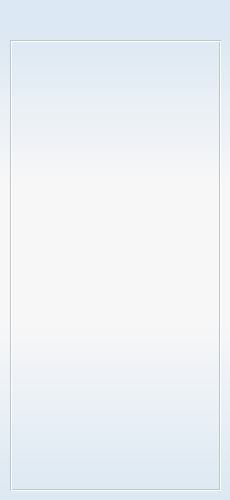
<?xml version="1.0" encoding="UTF-8"?>
<ui version="4.0">
 <class>SelezioneGeo</class>
 <widget class="QMainWindow" name="SelezioneGeo">
  <property name="geometry">
   <rect>
    <x>0</x>
    <y>0</y>
    <width>230</width>
    <height>500</height>
   </rect>
  </property>
  <property name="minimumSize">
   <size>
    <width>230</width>
    <height>500</height>
   </size>
  </property>
  <property name="maximumSize">
   <size>
    <width>230</width>
    <height>500</height>
   </size>
  </property>
  <property name="windowTitle">
   <string>Territori Selezionati</string>
  </property>
  <property name="windowIcon">
   <iconset resource="stile_albero.qrc">
    <normaloff>:/resources/icon.png</normaloff>:/resources/icon.png</iconset>
  </property>
  <widget class="QWidget" name="centralWidget">
   <property name="styleSheet">
    <string notr="true">QWidget{
background-color:rgba(255,255,255,0);
}
QWidget#centralWidget{
background-color: qlineargradient(spread:pad, x1:0, y1:1, x2:0, y2:0, stop:0 rgba(220, 232, 243, 255), stop:0.35545 rgba(247, 247, 247, 255), stop:0.635071 rgba(247, 247, 247, 255), stop:0.933649 rgba(220, 232, 243, 255));
}
QToolTip {
     border: 1px solid rgb(188, 189, 207);
     padding: 0.1px;
    border-radius:1px;
	color: rgb(188, 189, 207);
	background-color: rgb(255, 255, 255);
   background-origin:padding-box;
     opacity: 100;
 }</string>
   </property>
   <widget class="QPushButton" name="plusNodes">
    <property name="geometry">
     <rect>
      <x>10</x>
      <y>10</y>
      <width>31</width>
      <height>29</height>
     </rect>
    </property>
    <property name="font">
     <font>
      <family>Arial</family>
     </font>
    </property>
    <property name="focusPolicy">
     <enum>Qt::NoFocus</enum>
    </property>
    <property name="toolTip">
     <string>esplodi nodi</string>
    </property>
    <property name="styleSheet">
     <string notr="true">QPushButton {
     border: 1px groove rgba(255,255,255,0);
     border-radius: 5px;
	background-color: rgba(255, 255, 255,0);
	
	image: url(:/resources/ptree.png);

 }

 QPushButton:hover {
     border: 1px outset rgb(188, 189, 207);
border-radius:3px;
	background-color: rgba(255, 255, 255, 0);

 } 
QPushButton:pressed {
     border: 3px inset rgb(188, 189, 207);
	border-radius:3px;
 } </string>
    </property>
    <property name="text">
     <string/>
    </property>
   </widget>
   <widget class="QListWidget" name="selection_list">
    <property name="geometry">
     <rect>
      <x>10</x>
      <y>40</y>
      <width>211</width>
      <height>451</height>
     </rect>
    </property>
    <property name="font">
     <font>
      <family>Arial</family>
      <pointsize>11</pointsize>
     </font>
    </property>
    <property name="focusPolicy">
     <enum>Qt::NoFocus</enum>
    </property>
    <property name="styleSheet">
     <string notr="true">QListWidget{
border:2px groove rgb(188, 198, 207);  
}</string>
    </property>
    <property name="verticalScrollMode">
     <enum>QAbstractItemView::ScrollPerPixel</enum>
    </property>
    <property name="horizontalScrollMode">
     <enum>QAbstractItemView::ScrollPerPixel</enum>
    </property>
   </widget>
   <widget class="QPushButton" name="minusNodes">
    <property name="geometry">
     <rect>
      <x>50</x>
      <y>10</y>
      <width>31</width>
      <height>29</height>
     </rect>
    </property>
    <property name="focusPolicy">
     <enum>Qt::NoFocus</enum>
    </property>
    <property name="toolTip">
     <string>chiudi nodi</string>
    </property>
    <property name="styleSheet">
     <string notr="true">QPushButton {
     border: 1px groove rgba(255,255,255,0);
     border-radius: 5px;
	background-color: rgba(255, 255, 255,0);
	
	image: url(:/resources/micon.png);

 }

 QPushButton:hover {
     border: 1px outset rgb(188, 189, 207);
border-radius:3px;
	background-color: rgba(255, 255, 255, 0);
	
 } 
QPushButton:pressed {
     border: 3px inset rgb(188, 189, 207);
	border-radius:3px;
 } </string>
    </property>
    <property name="text">
     <string/>
    </property>
   </widget>
  </widget>
 </widget>
 <layoutdefault spacing="6" margin="11"/>
 <resources>
  <include location="stile_albero.qrc"/>
 </resources>
 <connections/>
</ui>
